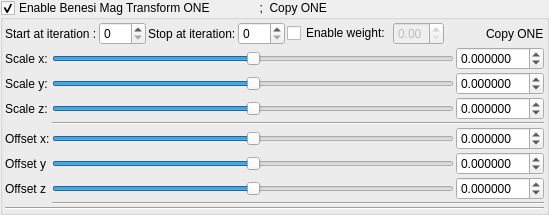
    <widget class="MyGroupBox" name="groupCheck_transform_benesiMagTransformOne1_enabled">
     <property name="title">
      <string>Enable Benesi Mag Transform ONE               ;  Copy ONE</string>
     </property>
     <property name="checkable">
      <bool>true</bool>
     </property>
     <layout class="QVBoxLayout" name="verticalLayout_34" stretch="0,0,0">
      <property name="spacing">
       <number>2</number>
      </property>
      <property name="leftMargin">
       <number>2</number>
      </property>
      <property name="topMargin">
       <number>2</number>
      </property>
      <property name="rightMargin">
       <number>2</number>
      </property>
      <property name="bottomMargin">
       <number>2</number>
      </property>
      <item>
       <layout class="QGridLayout" name="gridLayout_62">
        <property name="spacing">
         <number>2</number>
        </property>
        <item row="1" column="0">
         <widget class="QLabel" name="label_246">
          <property name="text">
           <string>Start at iteration :</string>
          </property>
         </widget>
        </item>
        <item row="1" column="2">
         <widget class="QLabel" name="label_247">
          <property name="text">
           <string>Stop at iteration:</string>
          </property>
         </widget>
        </item>
        <item row="1" column="3">
         <widget class="MySpinBox" name="spinboxInt_transform_benesiMagTransformOne1_stop_iterations">
          <property name="sizePolicy">
           <sizepolicy hsizetype="Minimum" vsizetype="Maximum">
            <horstretch>0</horstretch>
            <verstretch>0</verstretch>
           </sizepolicy>
          </property>
          <property name="maximum">
           <number>250</number>
          </property>
         </widget>
        </item>
        <item row="1" column="1">
         <widget class="MySpinBox" name="spinboxInt_transform_benesiMagTransformOne1_start_iterations">
          <property name="sizePolicy">
           <sizepolicy hsizetype="Minimum" vsizetype="Maximum">
            <horstretch>0</horstretch>
            <verstretch>0</verstretch>
           </sizepolicy>
          </property>
          <property name="maximum">
           <number>250</number>
          </property>
         </widget>
        </item>
        <item row="1" column="8">
         <widget class="QLabel" name="label_248">
          <property name="text">
           <string>Copy ONE</string>
          </property>
         </widget>
        </item>
        <item row="1" column="5">
         <widget class="QCheckBox" name="checkBox_transform_benesiMagTransformOne1_weight_enabled">
          <property name="text">
           <string>Enable weight:</string>
          </property>
         </widget>
        </item>
        <item row="1" column="6">
         <widget class="MyDoubleSpinBox" name="spinbox_transform_benesiMagTransformOne1_weight">
          <property name="enabled">
           <bool>false</bool>
          </property>
          <property name="sizePolicy">
           <sizepolicy hsizetype="Minimum" vsizetype="Maximum">
            <horstretch>0</horstretch>
            <verstretch>0</verstretch>
           </sizepolicy>
          </property>
          <property name="decimals">
           <number>2</number>
          </property>
          <property name="minimum">
           <double>0.000000000000000</double>
          </property>
          <property name="maximum">
           <double>1.000000000000000</double>
          </property>
          <property name="singleStep">
           <double>0.100000000000000</double>
          </property>
         </widget>
        </item>
        <item row="1" column="7">
         <spacer name="horizontalSpacer_35">
          <property name="orientation">
           <enum>Qt::Horizontal</enum>
          </property>
          <property name="sizeHint" stdset="0">
           <size>
            <width>40</width>
            <height>20</height>
           </size>
          </property>
         </spacer>
        </item>
       </layout>
      </item>
      <item>
       <layout class="QGridLayout" name="gridLayout_63">
        <property name="spacing">
         <number>2</number>
        </property>
        <item row="2" column="3">
         <widget class="MyDoubleSpinBox" name="spinbox3_transform_benesiMagTransformOne1_scale_z">
          <property name="sizePolicy">
           <sizepolicy hsizetype="Minimum" vsizetype="Maximum">
            <horstretch>0</horstretch>
            <verstretch>0</verstretch>
           </sizepolicy>
          </property>
          <property name="prefix">
           <string/>
          </property>
          <property name="suffix">
           <string/>
          </property>
          <property name="decimals">
           <number>6</number>
          </property>
          <property name="minimum">
           <double>-99.989999999999995</double>
          </property>
          <property name="maximum">
           <double>99.989999999999995</double>
          </property>
          <property name="singleStep">
           <double>0.100000000000000</double>
          </property>
         </widget>
        </item>
        <item row="4" column="3">
         <widget class="MyDoubleSpinBox" name="spinbox3_transform_benesiMagTransformOne1_offset_x">
          <property name="sizePolicy">
           <sizepolicy hsizetype="Minimum" vsizetype="Maximum">
            <horstretch>0</horstretch>
            <verstretch>0</verstretch>
           </sizepolicy>
          </property>
          <property name="prefix">
           <string/>
          </property>
          <property name="suffix">
           <string/>
          </property>
          <property name="decimals">
           <number>6</number>
          </property>
          <property name="minimum">
           <double>-99.989999999999995</double>
          </property>
          <property name="maximum">
           <double>99.989999999999995</double>
          </property>
          <property name="singleStep">
           <double>0.100000000000000</double>
          </property>
         </widget>
        </item>
        <item row="6" column="1">
         <widget class="QLabel" name="label_257">
          <property name="text">
           <string>Offset z</string>
          </property>
         </widget>
        </item>
        <item row="5" column="2">
         <widget class="QSlider" name="slider3_transform_benesiMagTransformOne1_offset_y">
          <property name="sizePolicy">
           <sizepolicy hsizetype="Expanding" vsizetype="Maximum">
            <horstretch>0</horstretch>
            <verstretch>0</verstretch>
           </sizepolicy>
          </property>
          <property name="minimum">
           <number>-5000000</number>
          </property>
          <property name="maximum">
           <number>5000000</number>
          </property>
          <property name="singleStep">
           <number>1</number>
          </property>
          <property name="orientation">
           <enum>Qt::Horizontal</enum>
          </property>
         </widget>
        </item>
        <item row="6" column="2">
         <widget class="QSlider" name="slider3_transform_benesiMagTransformOne1_offset_z">
          <property name="sizePolicy">
           <sizepolicy hsizetype="Expanding" vsizetype="Maximum">
            <horstretch>0</horstretch>
            <verstretch>0</verstretch>
           </sizepolicy>
          </property>
          <property name="minimum">
           <number>-5000000</number>
          </property>
          <property name="maximum">
           <number>5000000</number>
          </property>
          <property name="singleStep">
           <number>1</number>
          </property>
          <property name="orientation">
           <enum>Qt::Horizontal</enum>
          </property>
         </widget>
        </item>
        <item row="0" column="3">
         <widget class="MyDoubleSpinBox" name="spinbox3_transform_benesiMagTransformOne1_scale_x">
          <property name="sizePolicy">
           <sizepolicy hsizetype="Minimum" vsizetype="Maximum">
            <horstretch>0</horstretch>
            <verstretch>0</verstretch>
           </sizepolicy>
          </property>
          <property name="prefix">
           <string/>
          </property>
          <property name="suffix">
           <string/>
          </property>
          <property name="decimals">
           <number>6</number>
          </property>
          <property name="minimum">
           <double>-99.989999999999995</double>
          </property>
          <property name="maximum">
           <double>99.989999999999995</double>
          </property>
          <property name="singleStep">
           <double>0.100000000000000</double>
          </property>
         </widget>
        </item>
        <item row="5" column="3">
         <widget class="MyDoubleSpinBox" name="spinbox3_transform_benesiMagTransformOne1_offset_y">
          <property name="sizePolicy">
           <sizepolicy hsizetype="Minimum" vsizetype="Maximum">
            <horstretch>0</horstretch>
            <verstretch>0</verstretch>
           </sizepolicy>
          </property>
          <property name="prefix">
           <string/>
          </property>
          <property name="suffix">
           <string/>
          </property>
          <property name="decimals">
           <number>6</number>
          </property>
          <property name="minimum">
           <double>-99.989999999999995</double>
          </property>
          <property name="maximum">
           <double>99.989999999999995</double>
          </property>
          <property name="singleStep">
           <double>0.100000000000000</double>
          </property>
         </widget>
        </item>
        <item row="1" column="2">
         <widget class="QSlider" name="slider3_transform_benesiMagTransformOne1_scale_y">
          <property name="sizePolicy">
           <sizepolicy hsizetype="Expanding" vsizetype="Maximum">
            <horstretch>0</horstretch>
            <verstretch>0</verstretch>
           </sizepolicy>
          </property>
          <property name="minimum">
           <number>-5000000</number>
          </property>
          <property name="maximum">
           <number>5000000</number>
          </property>
          <property name="singleStep">
           <number>1</number>
          </property>
          <property name="orientation">
           <enum>Qt::Horizontal</enum>
          </property>
         </widget>
        </item>
        <item row="6" column="3">
         <widget class="MyDoubleSpinBox" name="spinbox3_transform_benesiMagTransformOne1_offset_z">
          <property name="sizePolicy">
           <sizepolicy hsizetype="Minimum" vsizetype="Maximum">
            <horstretch>0</horstretch>
            <verstretch>0</verstretch>
           </sizepolicy>
          </property>
          <property name="prefix">
           <string/>
          </property>
          <property name="suffix">
           <string/>
          </property>
          <property name="decimals">
           <number>6</number>
          </property>
          <property name="minimum">
           <double>-99.989999999999995</double>
          </property>
          <property name="maximum">
           <double>99.989999999999995</double>
          </property>
          <property name="singleStep">
           <double>0.100000000000000</double>
          </property>
         </widget>
        </item>
        <item row="1" column="3">
         <widget class="MyDoubleSpinBox" name="spinbox3_transform_benesiMagTransformOne1_scale_y">
          <property name="sizePolicy">
           <sizepolicy hsizetype="Minimum" vsizetype="Maximum">
            <horstretch>0</horstretch>
            <verstretch>0</verstretch>
           </sizepolicy>
          </property>
          <property name="prefix">
           <string/>
          </property>
          <property name="suffix">
           <string/>
          </property>
          <property name="decimals">
           <number>6</number>
          </property>
          <property name="minimum">
           <double>-99.989999999999995</double>
          </property>
          <property name="maximum">
           <double>99.989999999999995</double>
          </property>
          <property name="singleStep">
           <double>0.100000000000000</double>
          </property>
         </widget>
        </item>
        <item row="2" column="1">
         <widget class="QLabel" name="label_250">
          <property name="text">
           <string>Scale z:</string>
          </property>
         </widget>
        </item>
        <item row="0" column="1">
         <widget class="QLabel" name="label_251">
          <property name="text">
           <string>Scale x:</string>
          </property>
         </widget>
        </item>
        <item row="3" column="2" colspan="2">
         <widget class="Line" name="line_53">
          <property name="orientation">
           <enum>Qt::Horizontal</enum>
          </property>
         </widget>
        </item>
        <item row="4" column="1">
         <widget class="QLabel" name="label_253">
          <property name="text">
           <string>Offset x:</string>
          </property>
         </widget>
        </item>
        <item row="5" column="1">
         <widget class="QLabel" name="label_255">
          <property name="text">
           <string>Offset y</string>
          </property>
         </widget>
        </item>
        <item row="4" column="2">
         <widget class="QSlider" name="slider3_transform_benesiMagTransformOne1_offset_x">
          <property name="sizePolicy">
           <sizepolicy hsizetype="Preferred" vsizetype="Preferred">
            <horstretch>0</horstretch>
            <verstretch>0</verstretch>
           </sizepolicy>
          </property>
          <property name="minimum">
           <number>-5000000</number>
          </property>
          <property name="maximum">
           <number>5000000</number>
          </property>
          <property name="singleStep">
           <number>1</number>
          </property>
          <property name="orientation">
           <enum>Qt::Horizontal</enum>
          </property>
         </widget>
        </item>
        <item row="1" column="1">
         <widget class="QLabel" name="label_258">
          <property name="text">
           <string>Scale y:</string>
          </property>
         </widget>
        </item>
        <item row="2" column="2">
         <widget class="QSlider" name="slider3_transform_benesiMagTransformOne1_scale_z">
          <property name="sizePolicy">
           <sizepolicy hsizetype="Expanding" vsizetype="Maximum">
            <horstretch>0</horstretch>
            <verstretch>0</verstretch>
           </sizepolicy>
          </property>
          <property name="minimum">
           <number>-5000000</number>
          </property>
          <property name="maximum">
           <number>5000000</number>
          </property>
          <property name="singleStep">
           <number>1</number>
          </property>
          <property name="orientation">
           <enum>Qt::Horizontal</enum>
          </property>
         </widget>
        </item>
        <item row="0" column="2">
         <widget class="QSlider" name="slider3_transform_benesiMagTransformOne1_scale_x">
          <property name="sizePolicy">
           <sizepolicy hsizetype="Preferred" vsizetype="Preferred">
            <horstretch>0</horstretch>
            <verstretch>0</verstretch>
           </sizepolicy>
          </property>
          <property name="minimum">
           <number>-5000000</number>
          </property>
          <property name="maximum">
           <number>5000000</number>
          </property>
          <property name="singleStep">
           <number>1</number>
          </property>
          <property name="orientation">
           <enum>Qt::Horizontal</enum>
          </property>
         </widget>
        </item>
        <item row="7" column="2" colspan="2">
         <widget class="Line" name="line_54">
          <property name="orientation">
           <enum>Qt::Horizontal</enum>
          </property>
         </widget>
        </item>
       </layout>
      </item>
      <item>
       <widget class="Line" name="line_55">
        <property name="orientation">
         <enum>Qt::Horizontal</enum>
        </property>
       </widget>
      </item>
     </layout>
    </widget>
